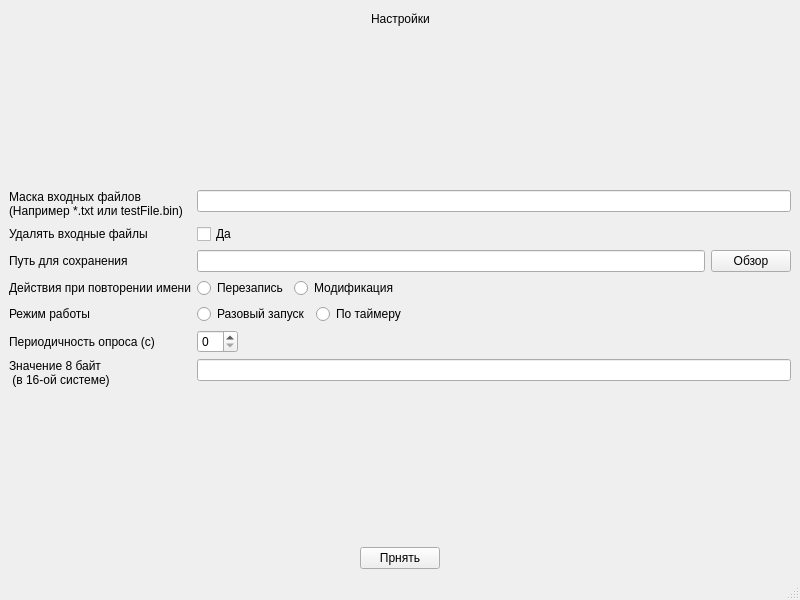
<?xml version="1.0" encoding="UTF-8"?>
<ui version="4.0">
 <class>MainWindow</class>
 <widget class="QMainWindow" name="MainWindow">
  <property name="geometry">
   <rect>
    <x>0</x>
    <y>0</y>
    <width>800</width>
    <height>600</height>
   </rect>
  </property>
  <property name="windowTitle">
   <string>MainWindow</string>
  </property>
  <widget class="QWidget" name="centralwidget">
   <layout class="QGridLayout" name="gridLayout">
    <item row="0" column="0">
     <layout class="QHBoxLayout" name="horizontalLayout">
      <item>
       <spacer name="horizontalSpacer_3">
        <property name="orientation">
         <enum>Qt::Orientation::Horizontal</enum>
        </property>
        <property name="sizeHint" stdset="0">
         <size>
          <width>40</width>
          <height>20</height>
         </size>
        </property>
       </spacer>
      </item>
      <item>
       <widget class="QLabel" name="nameWidgetLabel">
        <property name="text">
         <string>Настройки</string>
        </property>
       </widget>
      </item>
      <item>
       <spacer name="horizontalSpacer_4">
        <property name="orientation">
         <enum>Qt::Orientation::Horizontal</enum>
        </property>
        <property name="sizeHint" stdset="0">
         <size>
          <width>40</width>
          <height>20</height>
         </size>
        </property>
       </spacer>
      </item>
     </layout>
    </item>
    <item row="2" column="0">
     <layout class="QFormLayout" name="formLayout">
      <item row="0" column="0">
       <widget class="QLabel" name="fileMaskLabel">
        <property name="text">
         <string>Маска входных файлов
(Например *.txt или testFile.bin)</string>
        </property>
       </widget>
      </item>
      <item row="0" column="1">
       <widget class="QLineEdit" name="fileMaskLineEdit"/>
      </item>
      <item row="1" column="0">
       <widget class="QLabel" name="deleteInputFilesLabel">
        <property name="text">
         <string>Удалять входные файлы </string>
        </property>
       </widget>
      </item>
      <item row="1" column="1">
       <layout class="QHBoxLayout" name="horizontalLayout_4">
        <item>
         <widget class="QCheckBox" name="deleteInputFilesCheckBox">
          <property name="text">
           <string>Да</string>
          </property>
         </widget>
        </item>
        <item>
         <spacer name="horizontalSpacer_5">
          <property name="orientation">
           <enum>Qt::Orientation::Horizontal</enum>
          </property>
          <property name="sizeHint" stdset="0">
           <size>
            <width>40</width>
            <height>20</height>
           </size>
          </property>
         </spacer>
        </item>
       </layout>
      </item>
      <item row="2" column="0">
       <widget class="QLabel" name="savePathLabel">
        <property name="text">
         <string>Путь для сохранения</string>
        </property>
       </widget>
      </item>
      <item row="3" column="0">
       <widget class="QLabel" name="nameReparingActionLabel">
        <property name="text">
         <string>Действия при повторении имени</string>
        </property>
       </widget>
      </item>
      <item row="3" column="1">
       <layout class="QHBoxLayout" name="horizontalLayout_8">
        <item>
         <widget class="QRadioButton" name="overwriteRadioButton">
          <property name="text">
           <string>Перезапись</string>
          </property>
         </widget>
        </item>
        <item>
         <widget class="QRadioButton" name="modifyRadioButton">
          <property name="text">
           <string>Модификация</string>
          </property>
         </widget>
        </item>
        <item>
         <spacer name="horizontalSpacer_6">
          <property name="orientation">
           <enum>Qt::Orientation::Horizontal</enum>
          </property>
          <property name="sizeHint" stdset="0">
           <size>
            <width>40</width>
            <height>20</height>
           </size>
          </property>
         </spacer>
        </item>
       </layout>
      </item>
      <item row="4" column="0">
       <widget class="QLabel" name="operatingModeLabel">
        <property name="text">
         <string>Режим работы</string>
        </property>
       </widget>
      </item>
      <item row="4" column="1">
       <layout class="QHBoxLayout" name="horizontalLayout_6">
        <item>
         <widget class="QRadioButton" name="singleRunRadioButton">
          <property name="text">
           <string>Разовый запуск</string>
          </property>
         </widget>
        </item>
        <item>
         <widget class="QRadioButton" name="timerRunRadioButton">
          <property name="text">
           <string>По таймеру</string>
          </property>
         </widget>
        </item>
        <item>
         <spacer name="horizontalSpacer_7">
          <property name="orientation">
           <enum>Qt::Orientation::Horizontal</enum>
          </property>
          <property name="sizeHint" stdset="0">
           <size>
            <width>40</width>
            <height>20</height>
           </size>
          </property>
         </spacer>
        </item>
       </layout>
      </item>
      <item row="5" column="0">
       <widget class="QLabel" name="polIIntervalLabel">
        <property name="text">
         <string>Периодичность опроса (с)</string>
        </property>
       </widget>
      </item>
      <item row="5" column="1">
       <layout class="QHBoxLayout" name="horizontalLayout_7">
        <item>
         <widget class="QSpinBox" name="pollIntervalSpinBox"/>
        </item>
        <item>
         <spacer name="horizontalSpacer_8">
          <property name="orientation">
           <enum>Qt::Orientation::Horizontal</enum>
          </property>
          <property name="sizeHint" stdset="0">
           <size>
            <width>40</width>
            <height>20</height>
           </size>
          </property>
         </spacer>
        </item>
       </layout>
      </item>
      <item row="6" column="0">
       <widget class="QLabel" name="keyLabel">
        <property name="text">
         <string>Значение 8 байт
 (в 16-ой системе)</string>
        </property>
       </widget>
      </item>
      <item row="6" column="1">
       <widget class="QLineEdit" name="keyLineEdit"/>
      </item>
      <item row="2" column="1">
       <layout class="QHBoxLayout" name="horizontalLayout_3">
        <item>
         <widget class="QLineEdit" name="savePathLineEdit"/>
        </item>
        <item>
         <widget class="QPushButton" name="browseButton">
          <property name="text">
           <string>Обзор</string>
          </property>
         </widget>
        </item>
       </layout>
      </item>
     </layout>
    </item>
    <item row="1" column="0">
     <spacer name="verticalSpacer">
      <property name="orientation">
       <enum>Qt::Orientation::Vertical</enum>
      </property>
      <property name="sizeHint" stdset="0">
       <size>
        <width>20</width>
        <height>40</height>
       </size>
      </property>
     </spacer>
    </item>
    <item row="4" column="0">
     <layout class="QHBoxLayout" name="horizontalLayout_2">
      <item>
       <spacer name="horizontalSpacer_2">
        <property name="orientation">
         <enum>Qt::Orientation::Horizontal</enum>
        </property>
        <property name="sizeHint" stdset="0">
         <size>
          <width>40</width>
          <height>20</height>
         </size>
        </property>
       </spacer>
      </item>
      <item>
       <widget class="QPushButton" name="acceptButton">
        <property name="text">
         <string>Прнять</string>
        </property>
       </widget>
      </item>
      <item>
       <spacer name="horizontalSpacer">
        <property name="orientation">
         <enum>Qt::Orientation::Horizontal</enum>
        </property>
        <property name="sizeHint" stdset="0">
         <size>
          <width>40</width>
          <height>20</height>
         </size>
        </property>
       </spacer>
      </item>
     </layout>
    </item>
    <item row="3" column="0">
     <spacer name="verticalSpacer_2">
      <property name="orientation">
       <enum>Qt::Orientation::Vertical</enum>
      </property>
      <property name="sizeHint" stdset="0">
       <size>
        <width>20</width>
        <height>40</height>
       </size>
      </property>
     </spacer>
    </item>
   </layout>
  </widget>
  <widget class="QMenuBar" name="menubar">
   <property name="geometry">
    <rect>
     <x>0</x>
     <y>0</y>
     <width>800</width>
     <height>21</height>
    </rect>
   </property>
  </widget>
  <widget class="QStatusBar" name="statusbar"/>
 </widget>
 <resources/>
 <connections/>
</ui>
